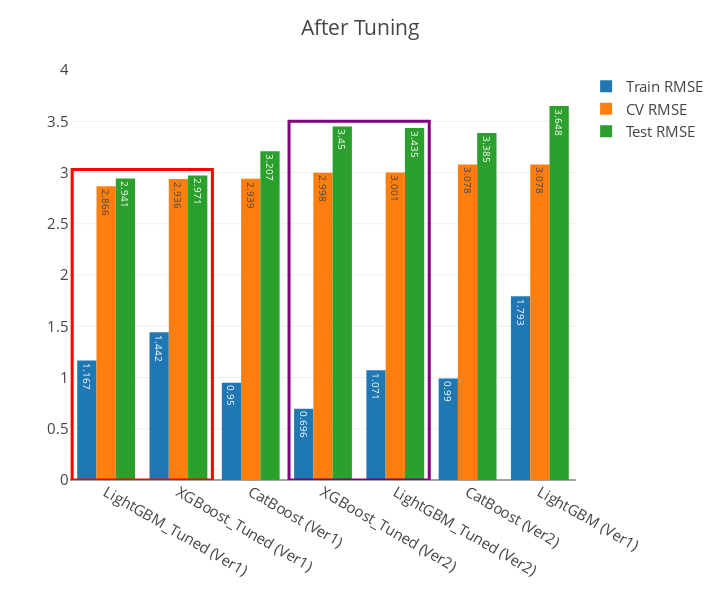

Notebook code for this chart:
### Code cell
fig = go.Figure()

fig.add_trace(go.Bar(
    x=best_after['Model'], y=best_after['Train RMSE'],
    text=best_after['Train RMSE'], textposition='auto',
    name='Train RMSE',
    #marker_color=colors1
))
fig.add_trace(go.Bar(
    x=best_after['Model'], y=best_after['CV RMSE'],
    text=best_after['CV RMSE'], textposition='auto',
    name='CV RMSE',
    #marker_color=colors2
))
fig.add_trace(go.Bar(
    x=best_after['Model'], y=best_after['Test RMSE'],
    text=best_after['Test RMSE'], textposition='auto',
    name='Test RMSE',
    #marker_color=colors3
))
fig.update_layout(
    title='After Tuning',
    xaxis=None,
    yaxis=dict(
        title=None,
        range=[0,4]
    ),
    height=500*1.2,
    width=600*1.2,
    margin=dict(l=70, r=100, t=70, b=120),
    font_size=15,  
)
fig.add_shape(type="rect",
    xref="x", yref="y",
    x0=-0.47, y0=0,
    x1=1.47, y1=3.03,
    line=dict(
        color="Red",
        width=3,
    ),
)
fig.add_shape(type="rect",
    xref="x", yref="y",
    x0=2.53, y0=0,
    x1=4.47, y1=3.5,
    line=dict(
        color="Purple",
        width=3,
    ),
)
fig.show()

### Figure 1 — Plotly figure (JSON) as saved in the notebook; plotly's stock layout.template omitted (floating-point values rounded to 4 significant figures)
{"data": [{"name": "Train RMSE", "text": [1.167, 1.442, 0.95, 0.696, 1.071, 0.99, 1.793], "textposition": "auto", "type": "bar", "x": ["LightGBM_Tuned (Ver1)", "XGBoost_Tuned (Ver1)", "CatBoost (Ver1)", "XGBoost_Tuned (Ver2)", "LightGBM_Tuned (Ver2)", "CatBoost (Ver2)", "LightGBM (Ver1)"], "y": [1.167, 1.442, 0.95, 0.696, 1.071, 0.99, 1.793]}, {"name": "CV RMSE", "text": [2.866, 2.936, 2.939, 2.998, 3.001, 3.078, 3.078], "textposition": "auto", "type": "bar", "x": ["LightGBM_Tuned (Ver1)", "XGBoost_Tuned (Ver1)", "CatBoost (Ver1)", "XGBoost_Tuned (Ver2)", "LightGBM_Tuned (Ver2)", "CatBoost (Ver2)", "LightGBM (Ver1)"], "y": [2.866, 2.936, 2.939, 2.998, 3.001, 3.078, 3.078]}, {"name": "Test RMSE", "text": [2.941, 2.971, 3.207, 3.45, 3.435, 3.385, 3.648], "textposition": "auto", "type": "bar", "x": ["LightGBM_Tuned (Ver1)", "XGBoost_Tuned (Ver1)", "CatBoost (Ver1)", "XGBoost_Tuned (Ver2)", "LightGBM_Tuned (Ver2)", "CatBoost (Ver2)", "LightGBM (Ver1)"], "y": [2.941, 2.971, 3.207, 3.45, 3.435, 3.385, 3.648]}], "layout": {"font": {"size": 15}, "height": 600, "margin": {"b": 120, "l": 70, "r": 100, "t": 70}, "shapes": [{"line": {"color": "Red", "width": 3}, "type": "rect", "x0": -0.47, "x1": 1.47, "xref": "x", "y0": 0, "y1": 3.03, "yref": "y"}, {"line": {"color": "Purple", "width": 3}, "type": "rect", "x0": 2.53, "x1": 4.47, "xref": "x", "y0": 0, "y1": 3.5, "yref": "y"}], "title": {"text": "After Tuning"}, "width": 720, "xaxis": {}, "yaxis": {"range": [0, 4], "title": {}}}}
